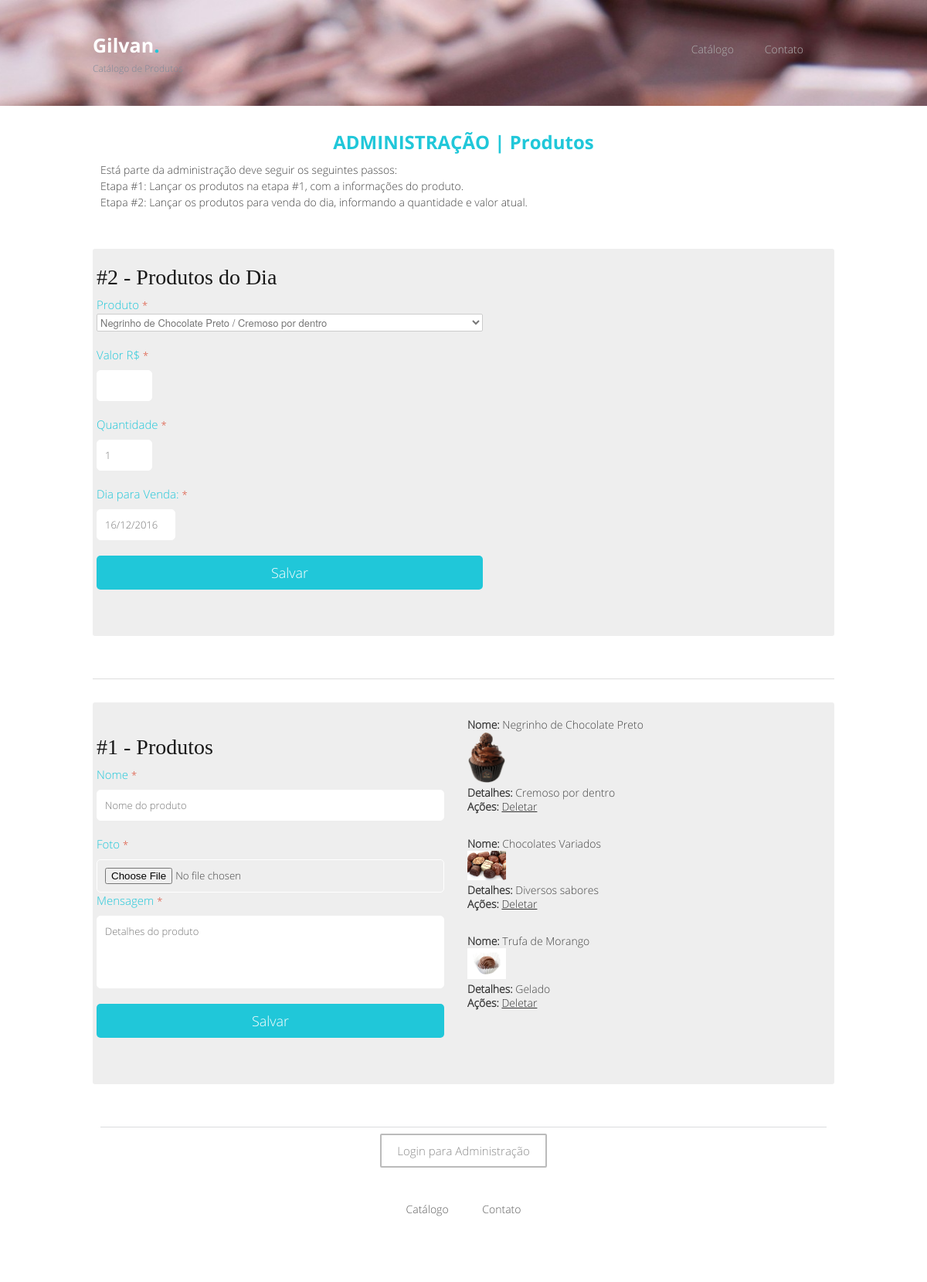
/index.php/catalogo/admProdutosCriar, run on the app's committed database.
### tables this page shows
CREATE TABLE `produtos` (
  `id` bigint(20) NOT NULL AUTO_INCREMENT,
  `nome` varchar(40) NOT NULL,
  `foto` text,
  `detalhes` text,
  `status` int(11) NOT NULL DEFAULT '1',
  `data_cadastro` timestamp NOT NULL DEFAULT CURRENT_TIMESTAMP,
  `data_atualizacao` timestamp NULL DEFAULT NULL,
  PRIMARY KEY (`id`)
);

### application/controllers/Catalogo.php (called while the page is built, shortened)
<?php
class Catalogo extends CI_Controller {
    public function __construct(){
        $this->load->model('catalogo_model');
    }
	public function admProdutosCriar(){
		$aData = array();
		$config['upload_path']   = './upload/produtos/';
		$config['allowed_types'] = 'jpeg|jpg|png';
		$config['max_size']      = 1000;
		$config['max_width']     = 1024;
		$config['max_height']    = 768;
		$this->load->library('upload', $config);
		$this->form_validation->set_rules('nomepro', 'nome do produto', 'required|min_length[3]|max_length[40]');
		if ($this->form_validation->run() === FALSE || !$this->upload->do_upload('foto')){
			$aData['rsProdutos'] = $this->catalogo_model->getProduto();
			$aData['error'] = $this->upload->display_errors();
			$this->load->view('template_header');
			$this->load->view('adm_produto', $aData);
			$this->load->view('template_footer');
		}else{
			$this->catalogo_model->setProduto();
			return $this->admProdutos(TRUE);
		}
	}
}

### index.php (called while the page is built, shortened)
<?php
require_once BASEPATH.'core/CodeIgniter.php';

### application/models/Catalogo_model.php (called while the page is built, shortened)
<?php
class Catalogo_model extends CI_Model {
    public function getProduto(){
        $sSQL  ="      SELECT *                       ";
        $sSQL .="        FROM produtos                ";
        $sSQL .="       WHERE produtos.status = 1 ;   ";
        $rsSQL = $this->db->query($sSQL);
        return $rsSQL->result();
    }
}

### application/views/adm_produto.php (the view, shortened to what this page needs)
<div class="container">
	<div class="sixteen columns services_div">
		<div class="Services_1_title_div">
			<h3>
				ADMINISTRAÇÃO | Produtos
			</h3>
			<p>Está parte da administração deve seguir os seguintes passos: <br />
			   Etapa #1: Lançar os produtos na etapa #1, com a informações do produto.<br/>
			   Etapa #2: Lançar os produtos para venda do dia, informando a quantidade e valor atual. <br />
		   </p>
		</div>
	</div>
	<div class="clearfix"></div>
	<div class="contact_form_div">
			<div class="eight columns alpha">
				<?php echo form_open('catalogo/admProdutosDoDiaCriar', array('class' => '')); ?>
				<fieldset id="contact_form">
					<h3>#2 - Produtos do Dia</h3>
					<label><span class="contact_label">Produto <span class="red_text">*</span></span><br/>
					<select style="width:500px" name="idproduto">
						<?php foreach ($rsProdutos as $sProduto): ?>
							<option value="<?php echo $sProduto->id;?>"><?php echo $sProduto->nome;?> / <?php echo $sProduto->detalhes;?></option>
						<?php endforeach;?>
					</select>
					</label>
					<label><span class="contact_label">Valor R$ <span class="red_text">*</span></span>
					<input type="text" style="width:50px;" name="valor"/>
					</label>
					<label><span class="contact_label">Quantidade <span class="red_text">*</span></span>
					<input type="text" style="width:50px;" value="1" name="quantidade" />
					</label>
					<label><span class="contact_label">Dia para Venda: <span class="red_text">*</span></span><br/>
					<input type="text"  style="width:80px;" name="dia" value="<?php echo date('d/m/Y'); ?>"/>
					</label>
					<button class="submit_btn" >Salvar</button>
				</fieldset>
			</form>
			</div>
			<div class="eight columns omega">
				<fieldset id="contact_form">
				</fieldset>
			</div>
			<div class="clearfix"></div>
	</div>
	<hr/>
	<div class="contact_form_div">
			<div class="eight columns alpha"> <br />
				<?php echo form_open_multipart('catalogo/admProdutosCriar');?>
				<fieldset id="contact_form">
					<h3>#1 - Produtos</h3>
				    <label><span class="contact_label">Nome <span class="red_text">*</span></span><br/>
				    <input type="text" name="nomepro" placeholder="Nome do produto"/>
				    </label>
				    <label><span class="contact_label">Foto <span class="red_text">*</span></span><br/>
				    <input type="file" name="foto"/>
					</label>
				    <label><span class="contact_label">Mensagem <span class="red_text">*</span></span><br/>
				    <textarea rows="4" cols="50" name="detalhes" placeholder="Detalhes do produto" ></textarea>
				    </label>
				    <button class="submit_btn" id="submit_btn">Salvar</button>
				</fieldset>
			</form>
			</div>
			<div class="eight columns omega">
				<fieldset id="contact_form">
					<ul>
						<?php foreach ($rsProdutos as $sProduto): ?>
						<li><strong>Nome: </strong><?php echo $sProduto->nome;?>  <br />
							<?php if($sProduto->foto != NULL): ?>
								<img width="50" src="<?php echo base_url()."upload/produtos/".$sProduto->foto;?>" > <br />
							<?php endif;?>
							<strong>Detalhes: </strong> <?php echo $sProduto->detalhes;?> <br />
							<strong>Ações: </strong> <a href="<?php echo site_url('catalogo/admProdutosAlterar/'.$sProduto->id); ?>"> Deletar </a><br /><br /></li>
						<?php endforeach;?>
					</ul>
				</fieldset>
			</div>
			<div class="clearfix"></div>
	</div>
</div>

### front/stylesheets/base.css (style rules this page uses)
html, body, div, span, applet, object, iframe, h1, h2, h3, h4, h5, h6, p, blockquote, pre, a, abbr, acronym, address, big, cite, code, del, dfn, em, img, ins, kbd, q, s, samp, small, strike, strong, sub, sup, tt, var, b, u, i, center, dl, dt, dd, ol, ul, li, fieldset, form, label, legend, table, caption, tbody, tfoot, thead, tr, th, td, article, aside, canvas, details, embed, figure, figcaption, footer, header, hgroup, menu, nav, output, ruby, section, summary, time, mark, audio, video { margin: 0; padding: 0; border: 0; font-size: 100%; font: inherit; vertical-align: baseline; }
body { line-height: 1; }
ol, ul { list-style: none; }
body { background: #fff; font: 14px/21px "HelveticaNeue", "Helvetica Neue", Helvetica, Arial, sans-serif; color: #444; -webkit-font-smoothing: antialiased; -webkit-text-size-adjust: 100%; }
h1, h2, h3, h4, h5, h6 { color: #181818; font-family: "Georgia", "Times New Roman", serif; font-weight: normal; }
h3 { font-size: 28px; line-height: 34px; margin-bottom: 8px; }
p { margin: 0 0 20px 0; }
strong { font-weight: bold; color: #333; }
hr { border: solid #ddd; border-width: 1px 0 0; clear: both; margin: 10px 0 30px; height: 0; }
a, a:visited { color: #333; text-decoration: underline; outline: 0; }
ul, ol { margin-bottom: 20px; }
ul { list-style: none outside; }
li { line-height: 18px; margin-bottom: 12px; }
.button, button, input[type="submit"], input[type="reset"], input[type="button"] { background: #eee; background: #eee -moz-linear-gradient(top, rgba(255,255,255,.2) 0%, rgba(0,0,0,.2) 100%); background: #eee -webkit-gradient(linear, left top, left bottom, color-stop(0%,rgba(255,255,255,.2)), color-stop(100%,rgba(0,0,0,.2))); background: #eee -webkit-linear-gradient(top, rgba(255,255,255,.2) 0%,rgba(0,0,0,.2) 100%); background: #eee -o-linear-gradient(top, rgba(255,255,255,.2) 0%,rgba(0,0,0,.2) 100%); background: #eee -ms-linear-gradient(top, rgba(255,255,255,.2) 0%,rgba(0,0,0,.2) 100%); background: #eee linear-gradient(top, rgba(255,255,255,.2) 0%,rgba(0,0,0,.2) 100%); border: 1px solid #aaa; border-top: 1px solid #ccc; border-left: 1px solid #ccc; -moz-border-radius: 3px; -webkit-border-radius: 3px; border-radius: 3px; color: #444; display: inline-block; font-size: 11px; font-weight: bold; text-decoration: none; text-shadow: 0 1px rgba(255, 255, 255, .75); cursor: pointer; margin-bottom: 20px; line-height: normal; padding: 8px 10px; font-family: "HelveticaNeue", "Helvetica Neue", Helvetica, Arial, sans-serif; }
form { margin-bottom: 20px; }
fieldset { margin-bottom: 20px; }
input[type="text"], input[type="password"], input[type="email"], textarea, select { border: 1px solid #ccc; padding: 6px 4px; outline: none; -moz-border-radius: 2px; -webkit-border-radius: 2px; border-radius: 2px; font: 13px "HelveticaNeue", "Helvetica Neue", Helvetica, Arial, sans-serif; color: #777; margin: 0; width: 210px; max-width: 100%; display: block; margin-bottom: 20px; background: #fff; }
select { padding: 0; }
textarea { min-height: 60px; }
label, legend { display: block; font-weight: bold; font-size: 13px; }
select { width: 220px; }
label span, legend span { font-weight: normal; font-size: 13px; color: #444; }

### front/stylesheets/skeleton.css (style rules this page uses)
.container { position: relative; width: 960px; margin: 0 auto; padding: 0; }
.container .column, .container .columns { float: left; display: inline; margin-left: 10px; margin-right: 10px; }
.column.alpha, .columns.alpha { margin-left: 0; }
.column.omega, .columns.omega { margin-right: 0; }
.container .eight.columns { width: 460px; }
.container .sixteen.columns { width: 940px; }
.container:after { content: "\0020"; display: block; height: 0; clear: both; visibility: hidden; }
.clearfix:before, .clearfix:after, .row:before, .row:after { content: '\0020'; display: block; overflow: hidden; visibility: hidden; width: 0; height: 0; }
.row:after, .clearfix:after { clear: both; }
.row, .clearfix { zoom: 1; }

### data on the page
produtos: nome "Negrinho de Chocolate Preto", foto (picture), detalhes "Cremoso por dentro"
produtos: nome "Chocolates Variados", foto (picture), detalhes "Diversos sabores"
produtos: nome "Trufa de Morango", foto (picture), detalhes "Gelado"

### other printed values
form field idproduto "Negrinho de Chocolate Preto / Cremoso por dentro"
